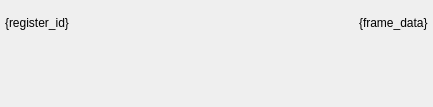
<?xml version="1.0" encoding="UTF-8"?>
<ui version="4.0">
 <class>Form</class>
 <widget class="QWidget" name="Form">
  <property name="geometry">
   <rect>
    <x>0</x>
    <y>0</y>
    <width>433</width>
    <height>107</height>
   </rect>
  </property>
  <property name="sizePolicy">
   <sizepolicy hsizetype="Maximum" vsizetype="Preferred">
    <horstretch>0</horstretch>
    <verstretch>0</verstretch>
   </sizepolicy>
  </property>
  <property name="windowTitle">
   <string>Form</string>
  </property>
  <layout class="QVBoxLayout" name="verticalLayout">
   <property name="leftMargin">
    <number>5</number>
   </property>
   <property name="topMargin">
    <number>10</number>
   </property>
   <property name="rightMargin">
    <number>5</number>
   </property>
   <property name="bottomMargin">
    <number>5</number>
   </property>
   <item>
    <layout class="QHBoxLayout" name="horizontalLayout">
     <item>
      <widget class="QLabel" name="register_id_label">
       <property name="text">
        <string>{register_id}</string>
       </property>
      </widget>
     </item>
     <item>
      <spacer name="horizontalSpacer">
       <property name="orientation">
        <enum>Qt::Horizontal</enum>
       </property>
       <property name="sizeHint" stdset="0">
        <size>
         <width>40</width>
         <height>20</height>
        </size>
       </property>
      </spacer>
     </item>
     <item>
      <widget class="QLabel" name="frame_data_label">
       <property name="text">
        <string>{frame_data}</string>
       </property>
      </widget>
     </item>
    </layout>
   </item>
   <item>
    <widget class="QFrame" name="register_groupbox">
     <property name="sizePolicy">
      <sizepolicy hsizetype="Preferred" vsizetype="Fixed">
       <horstretch>0</horstretch>
       <verstretch>0</verstretch>
      </sizepolicy>
     </property>
     <property name="minimumSize">
      <size>
       <width>0</width>
       <height>60</height>
      </size>
     </property>
     <property name="maximumSize">
      <size>
       <width>16777215</width>
       <height>100</height>
      </size>
     </property>
     <layout class="QHBoxLayout" name="register_layout">
      <property name="spacing">
       <number>1</number>
      </property>
      <property name="leftMargin">
       <number>2</number>
      </property>
      <property name="topMargin">
       <number>2</number>
      </property>
      <property name="rightMargin">
       <number>2</number>
      </property>
      <property name="bottomMargin">
       <number>2</number>
      </property>
     </layout>
    </widget>
   </item>
  </layout>
 </widget>
 <resources/>
 <connections/>
</ui>
